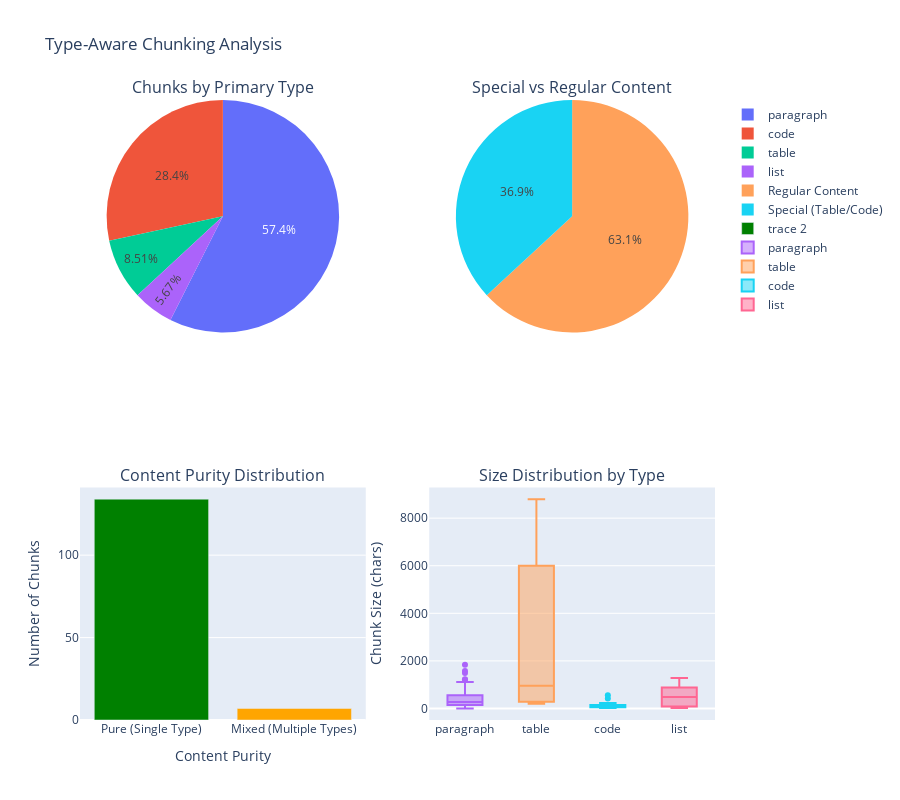

Notebook code cell kept with this figure:
### Code cell
import plotly.graph_objects as go
from plotly.subplots import make_subplots

def visualize_type_aware_chunks(chunks: List[TypeAwareChunk], stats_df: pd.DataFrame):
    """Visualize the type-aware chunking results"""
    
    fig = make_subplots(
        rows=2, cols=2,
        subplot_titles=(
            'Chunks by Primary Type',
            'Special vs Regular Content',
            'Content Purity Distribution',
            'Size Distribution by Type'
        ),
        specs=[
            [{'type': 'pie'}, {'type': 'pie'}],
            [{'type': 'bar'}, {'type': 'box'}]
        ]
    )
    
    # 1. Primary type distribution
    type_counts = stats_df['primary_type'].value_counts()
    fig.add_trace(
        go.Pie(labels=type_counts.index, values=type_counts.values, name='Primary Type'),
        row=1, col=1
    )
    
    # 2. Special vs Regular
    special_counts = {
        'Special (Table/Code)': stats_df['is_special'].sum(),
        'Regular Content': (~stats_df['is_special']).sum()
    }
    fig.add_trace(
        go.Pie(labels=list(special_counts.keys()), values=list(special_counts.values())),
        row=1, col=2
    )
    
    # 3. Content purity
    purity_counts = stats_df['is_mixed'].value_counts()
    purity_labels = ['Pure (Single Type)', 'Mixed (Multiple Types)']
    fig.add_trace(
        go.Bar(
            x=purity_labels,
            y=[purity_counts.get(False, 0), purity_counts.get(True, 0)],
            marker_color=['green', 'orange']
        ),
        row=2, col=1
    )
    fig.update_xaxes(title_text="Content Purity", row=2, col=1)
    fig.update_yaxes(title_text="Number of Chunks", row=2, col=1)
    
    # 4. Size distribution by type
    for ptype in stats_df['primary_type'].unique():
        type_data = stats_df[stats_df['primary_type'] == ptype]
        fig.add_trace(
            go.Box(y=type_data['char_count'], name=ptype),
            row=2, col=2
        )
    fig.update_yaxes(title_text="Chunk Size (chars)", row=2, col=2)
    
    fig.update_layout(
        title_text="Type-Aware Chunking Analysis",
        height=800,
        showlegend=True
    )
    
    fig.show()

# Visualize
visualize_type_aware_chunks(type_aware_chunks, type_aware_stats_df)

### Figure 1 — Plotly figure (JSON) as saved in the notebook; plotly's stock layout.template omitted (floating-point values rounded to 4 significant figures)
{"data": [{"domain": {"x": [0, 0.45], "y": [0.625, 1]}, "labels": ["paragraph", "code", "table", "list"], "name": "Primary Type", "type": "pie", "values": [81, 40, 12, 8]}, {"domain": {"x": [0.55, 1], "y": [0.625, 1]}, "labels": ["Special (Table/Code)", "Regular Content"], "type": "pie", "values": [52, 89]}, {"marker": {"color": ["green", "orange"]}, "type": "bar", "x": ["Pure (Single Type)", "Mixed (Multiple Types)"], "xaxis": "x", "y": [134, 7], "yaxis": "y"}, {"name": "paragraph", "type": "box", "xaxis": "x2", "y": [8, 647, 1084, 239, 120, 1210, 1834, 4, 893, 115, 370, 160, 500, 125, 605, 463, 1037, 999, 19, 276, 115, 123, 445, 1233, 84, 206, 438, 202, 428, 288, 123, 149, 146, 1095, 153, 638, 66, 266, 488, 345, 147, 329, 189, 247, 51, 386, 139, 483, 344, 116, 71, 826, 239, 421, 100, 917, 402, 1049, 557, 152, 265, 267, 232, 95, 223, 354, 330, 174, 82, 188, 564, 275, 1028, 82, 1115, 794, 1575, 444, 1487, 416, 43], "yaxis": "y2"}, {"name": "table", "type": "box", "xaxis": "x2", "y": [8800, 1388, 7627, 329, 321, 203, 2199, 7612, 237, 514, 252, 4391], "yaxis": "y2"}, {"name": "code", "type": "box", "xaxis": "x2", "y": [28, 53, 164, 149, 81, 35, 94, 104, 115, 74, 43, 51, 41, 41, 88, 48, 22, 48, 98, 44, 85, 38, 49, 229, 133, 74, 123, 197, 553, 74, 193, 75, 191, 69, 94, 172, 101, 150, 421, 78], "yaxis": "y2"}, {"name": "list", "type": "box", "xaxis": "x2", "y": [21, 575, 111, 835, 924, 1277, 382, 50], "yaxis": "y2"}], "layout": {"annotations": [{"font": {"size": 16}, "showarrow": false, "text": "Chunks by Primary Type", "x": 0.225, "xanchor": "center", "xref": "paper", "y": 1, "yanchor": "bottom", "yref": "paper"}, {"font": {"size": 16}, "showarrow": false, "text": "Special vs Regular Content", "x": 0.775, "xanchor": "center", "xref": "paper", "y": 1, "yanchor": "bottom", "yref": "paper"}, {"font": {"size": 16}, "showarrow": false, "text": "Content Purity Distribution", "x": 0.225, "xanchor": "center", "xref": "paper", "y": 0.375, "yanchor": "bottom", "yref": "paper"}, {"font": {"size": 16}, "showarrow": false, "text": "Size Distribution by Type", "x": 0.775, "xanchor": "center", "xref": "paper", "y": 0.375, "yanchor": "bottom", "yref": "paper"}], "height": 800, "showlegend": true, "title": {"text": "Type-Aware Chunking Analysis"}, "xaxis": {"anchor": "y", "domain": [0, 0.45], "title": {"text": "Content Purity"}}, "xaxis2": {"anchor": "y2", "domain": [0.55, 1]}, "yaxis": {"anchor": "x", "domain": [0, 0.375], "title": {"text": "Number of Chunks"}}, "yaxis2": {"anchor": "x2", "domain": [0, 0.375], "title": {"text": "Chunk Size (chars)"}}}}
